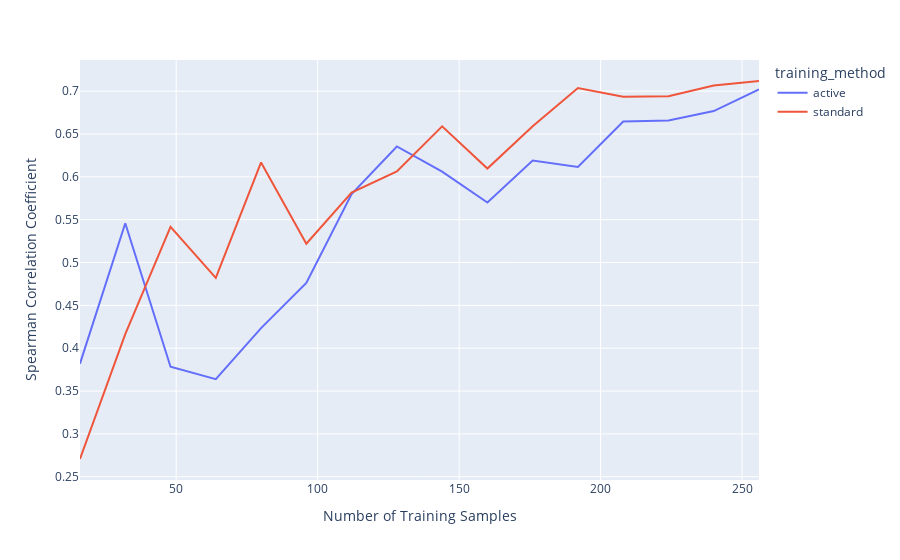

The code cell stored with this chart in its notebook:
### Code cell
import plotly.express as px

fig = px.line(lc_df, 'value', 'spearmanr',color="training_method")

fig.update_layout(
    xaxis_title="Number of Training Samples",
    yaxis_title="Spearman Correlation Coefficient"
)

fig.show()

### Figure 1 — Plotly figure (JSON) as saved in the notebook; plotly's stock layout.template omitted (floating-point values rounded to 4 significant figures)
{"data": [{"hovertemplate": "training_method=active<br>value=%{x}<br>spearmanr=%{y}<extra></extra>", "legendgroup": "active", "line": {"color": "#636efa", "dash": "solid"}, "marker": {"symbol": "circle"}, "mode": "lines", "name": "active", "orientation": "v", "showlegend": true, "type": "scatter", "x": [16, 32, 48, 64, 80, 96, 112, 128, 144, 160, 176, 192, 208, 224, 240, 256], "xaxis": "x", "y": [0.382, 0.5458, 0.3784, 0.364, 0.4234, 0.4761, 0.58, 0.6354, 0.606, 0.5701, 0.6189, 0.6116, 0.6647, 0.6658, 0.6768, 0.702], "yaxis": "y"}, {"hovertemplate": "training_method=standard<br>value=%{x}<br>spearmanr=%{y}<extra></extra>", "legendgroup": "standard", "line": {"color": "#EF553B", "dash": "solid"}, "marker": {"symbol": "circle"}, "mode": "lines", "name": "standard", "orientation": "v", "showlegend": true, "type": "scatter", "x": [16, 32, 48, 64, 80, 96, 112, 128, 144, 160, 176, 192, 208, 224, 240, 256], "xaxis": "x", "y": [0.2707, 0.4166, 0.5417, 0.4821, 0.6168, 0.522, 0.5817, 0.6064, 0.659, 0.6096, 0.659, 0.7037, 0.6935, 0.6941, 0.7066, 0.7118], "yaxis": "y"}], "layout": {"legend": {"title": {"text": "training_method"}, "tracegroupgap": 0}, "margin": {"t": 60}, "xaxis": {"anchor": "y", "domain": [0, 1], "title": {"text": "Number of Training Samples"}}, "yaxis": {"anchor": "x", "domain": [0, 1], "title": {"text": "Spearman Correlation Coefficient"}}}}
